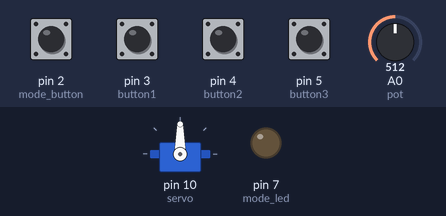
Simulated run of this sketch. Board: Arduino Uno, built with avr-gcc and run on an emulated ATmega328P. Shown: servo, output pins drawn as LEDs (lit = HIGH). The inputs (shaded band) are chosen by the test bench; at power-on: pin 2 (mode_button), pin 3 (button1), pin 4 (button2), pin 5 (button3) HIGH, A0 (pot) = 512.

Above: at 1.2 s.
1.3 s: pin 2 (mode_button) pulled LOW for 0.15 s
At 2.2 s:
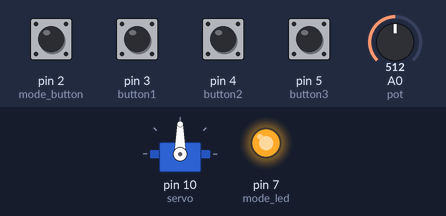
2.9 s: A0 (pot) set to 716
At 3.3 s:
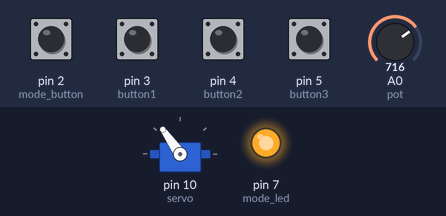
4.4 s: A0 (pot) set to 900
At 5.6 s:
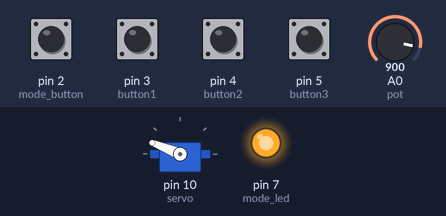
5.9 s: pin 2 (mode_button) pulled LOW for 1 s
At 6.9 s:
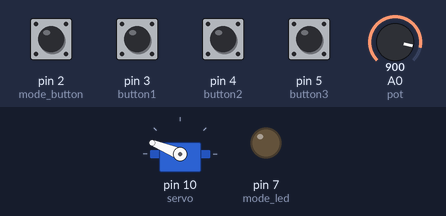
8.4 s: pin 3 (button1) pulled LOW for 0.15 s
At 8.7 s:
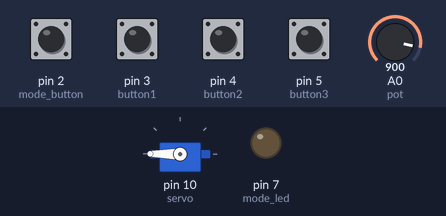
Timing chart, 0 to 11.0 s (numbered marks = the images above; inputs shaded):
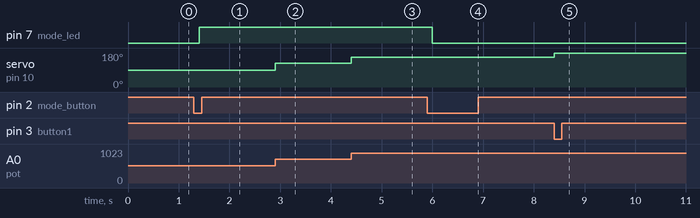

Measured:
- after the input at 1.3 s, pin 7 (mode_led): LOW → HIGH after 0.10 s
- after the input at 2.9 s, servo on pin 10 (servo): 90° → 125° at once
- after the input at 4.4 s, servo on pin 10 (servo): 125° → 158° at once
- after the input at 5.9 s, pin 7 (mode_led): HIGH → LOW after 0.10 s
- after the input at 8.4 s, servo on pin 10 (servo): 158° → 180° at once

The sketch:

servo_position.ino
```cpp
#include <Servo.h>
#include <EEPROM.h>

const int pot = A0;
const int button1 = 3;
const int button2 = 4;
const int button3 = 5;
const int mode_led = 7;
const int mode_button = 2;

bool button_state;
bool last_button = LOW;
unsigned long prev_time = millis();
bool mode_state = LOW;
int potval;

Servo servo;
void setup() {
  pinMode(button1, INPUT_PULLUP);
  pinMode(button2, INPUT_PULLUP);
  pinMode(button3, INPUT_PULLUP);
  pinMode(mode_button, INPUT_PULLUP);
  pinMode(mode_led, OUTPUT);
  servo.attach(10);
}

void loop() {
  bool mode_read = digitalRead(mode_button);

  if (mode_read != last_button) {
    prev_time = millis();
  }

  if ((millis() - prev_time) > 100) {
    if (mode_read != button_state) {
      button_state = mode_read;

      if (button_state == LOW) {
        mode_state = !mode_state;
        digitalWrite(mode_led, mode_state);
      }
    }
  }
  last_button = mode_read;
  if (mode_state == LOW ) {
    reader();
  } else if (mode_state == HIGH) {
    writer();
  }

}

void writer() {
  potval = analogRead(pot);
  potval = map(potval, 0, 1023, 0, 180);
  servo.write(potval);
  if (digitalRead(button1) == LOW) {
    EEPROM.update(0, potval);
  }
  else if (digitalRead(button2) == LOW)
  {
    EEPROM.update(1, potval);
  }
  else if (digitalRead(button3) == LOW)
  {
    EEPROM.update(2, potval);
  }
  return;
}

void reader() {
  if (digitalRead(button1) == LOW) {
    potval = EEPROM.read(0);
    servo.write(potval);
  }
  else if (digitalRead(button2) == LOW)
  {
    potval = EEPROM.read(1);
    servo.write(potval);
  }
  else if (digitalRead(button3) == LOW)
  {
    potval = EEPROM.read(2);
    servo.write(potval);
  }
  return;
}
```
